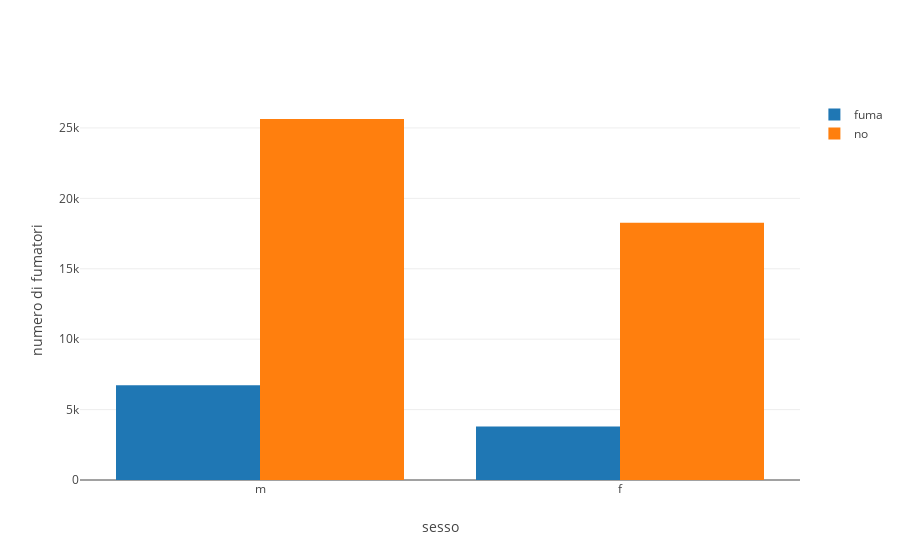

Notebook source saved alongside this figure:
### Markdown cell above
### 1.3

Rappresentate graficamente i risultati della tabell di contingenza tramite un bar plot

### Code cell
# Solution
print(sex)
trace1 = go.Bar(
    x=sex,
    y=t[:,0],
    name=smoke[0]
)
trace2 = go.Bar(
    x=sex,
    y=t[:,1],
    name=smoke[1]
)

data = [trace1, trace2]
layout = go.Layout(
    barmode='group',
    xaxis=dict(title="sesso"),
    yaxis=dict(title="numero di fumatori")
)

fig = go.Figure(data=data, layout=layout)
py.iplot(fig, filename='grouped-bar')

### Figure 1 — Plotly figure (JSON) as saved in the notebook; plotly's stock layout.template omitted (floating-point values rounded to 4 significant figures)
{"data": [{"name": "fuma", "type": "bar", "uid": "e0805580-e830-11e8-a8c3-a402b9828abf", "x": ["m", "f"], "y": [6734, 3804]}, {"name": "no", "type": "bar", "uid": "e0805581-e830-11e8-a2aa-a402b9828abf", "x": ["m", "f"], "y": [25635, 18261]}], "layout": {"barmode": "group", "xaxis": {"title": "sesso"}, "yaxis": {"title": "numero di fumatori"}}}
